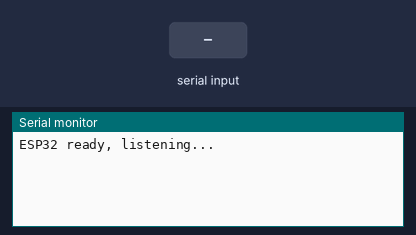
The sketch below on a simulated ESP32. Parts: the last lines printed to the serial monitor. Inputs (shaded band) come from the test bench.

Above: at 1.2 s.
1.3 s: "1" received over the second serial link
At 1.9 s:
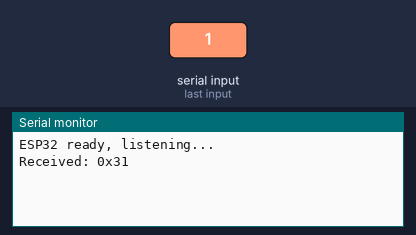
2.8 s: "0" received over the second serial link
At 4.0 s:
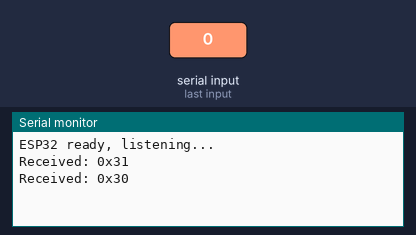
4.3 s: "2" received over the second serial link
At 5.4 s:
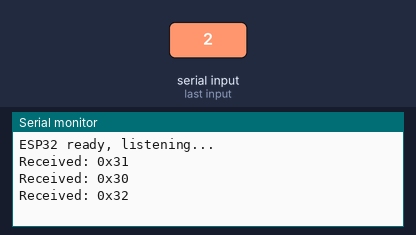

The sketch:

espFromUnoTest.ino
```cpp
HardwareSerial unoSerial(2); // UART2

void setup() {
  Serial.begin(115200);                       // USB debug
  unoSerial.begin(9600, SERIAL_8N1, 16, 17);  // RX=16, TX=17
  Serial.println("ESP32 ready, listening...");
}

void loop() {
  if (unoSerial.available()) {
    uint8_t b = unoSerial.read();
    Serial.print("Received: 0x"); // As this is used with another testing file, it should print 0xAA
    if (b < 0x10) Serial.print("0");  // pad single digit hex
    Serial.println(b, HEX);
  }
}
```

Measured:
- after the input at 1.3 s, the serial monitor: prints a new line at once (image 1)
- after the input at 2.8 s, the serial monitor: prints a new line at once (image 2)
- after the input at 4.3 s, the serial monitor: prints a new line at once (image 3)
